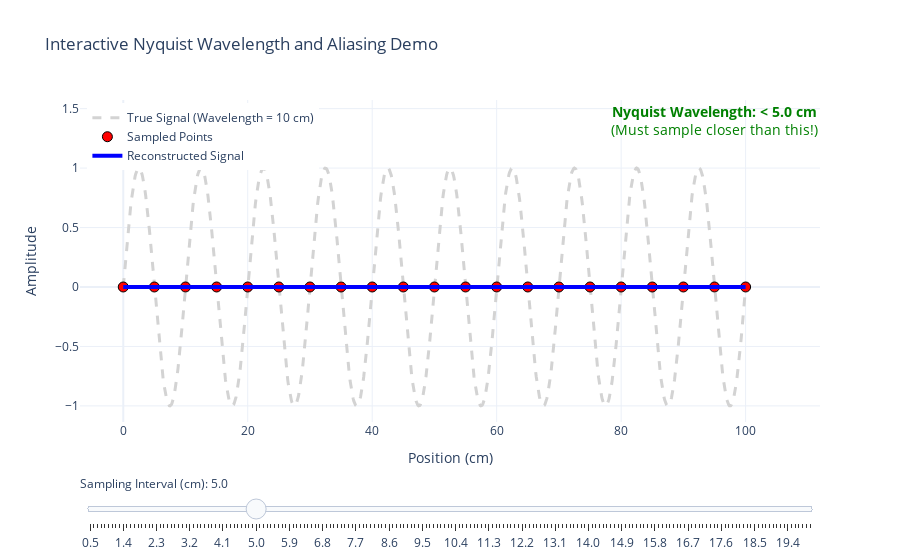

Notebook code cell kept with this figure:
### Markdown cell above
## Wavelength

### Code cell
import numpy as np
import plotly.graph_objects as go

# --- 1. Define the "True" Spatial Signal ---
signal_wavelength = 10  # The wavelength of our original signal in cm
L = 100                 # Total length to display in cm

# Create a high-resolution representation of the "continuous" spatial signal
position_continuous = np.linspace(0, L, 1000)
signal_continuous = np.sin(2 * np.pi / signal_wavelength * position_continuous)

# --- 2. Define the Nyquist Wavelength ---
# To perfectly reconstruct the signal, we must sample at an interval
# smaller than half of the signal's wavelength.
nyquist_wavelength = signal_wavelength / 2

# --- 3. Create the Interactive Plotly Figure ---
fig = go.Figure()

# Add the "true" signal as a faint gray line
fig.add_trace(go.Scatter(
    x=position_continuous,
    y=signal_continuous,
    mode='lines',
    line=dict(color='lightgray', width=3, dash='dash'),
    name=f'True Signal (Wavelength = {signal_wavelength} cm)'
))

# --- 4. Add the Dynamic Traces for Sampling and Reconstruction ---
# Initialize with a small, effective sampling interval
initial_sampling_interval = 1.0
position_sampled = np.arange(0, L, initial_sampling_interval)
signal_sampled = np.sin(2 * np.pi / signal_wavelength * position_sampled)

# Add the sampled points (the red dots)
fig.add_trace(go.Scatter(
    x=position_sampled,
    y=signal_sampled,
    mode='markers',
    marker=dict(color='red', size=10, line=dict(width=1, color='black')),
    name='Sampled Points'
))

# Add the reconstructed signal (the blue line connecting the dots)
fig.add_trace(go.Scatter(
    x=position_sampled,
    y=signal_sampled,
    mode='lines',
    line=dict(color='blue', width=4),
    name='Reconstructed Signal'
))

# --- 5. Create the Slider ---
steps = []
# Create slider steps for sampling intervals from 0.5 cm to 20 cm
for s_interval in np.arange(0.5, 20.1, 0.1):
    # Calculate the new sampled points and signal for this interval
    x_step = np.arange(0, L, s_interval)
    y_step = np.sin(2 * np.pi / signal_wavelength * x_step)
    
    step = dict(
        method="restyle",
        args=[
            {"x": [x_step, x_step], "y": [y_step, y_step]},
            [1, 2] # Indices of the traces to update (points and line)
        ],
        label=f"{s_interval:.1f}"
    )
    steps.append(step)

sliders = [dict(
    # Find the index for the initial 'active' value (e.g., 5.0 cm)
    active=[step['label'] for step in steps].index('5.0'),
    currentvalue={"prefix": "Sampling Interval (cm): "},
    pad={"t": 50},
    steps=steps
)]

# --- 6. Update Layout, Add Annotations, and Show the Figure ---
fig.update_layout(
    sliders=sliders,
    title_text='Interactive Nyquist Wavelength and Aliasing Demo',
    xaxis_title='Position (cm)',
    yaxis_title='Amplitude',
    template='plotly_white',
    legend=dict(x=0.01, y=0.99),
    annotations=[dict(
        x=95, y=1.4, xref='x', yref='y',
        text=f"<b>Nyquist Wavelength: < {nyquist_wavelength} cm</b><br>(Must sample closer than this!)",
        showarrow=False, font=dict(size=14, color="green")
    )]
)

fig.show()
